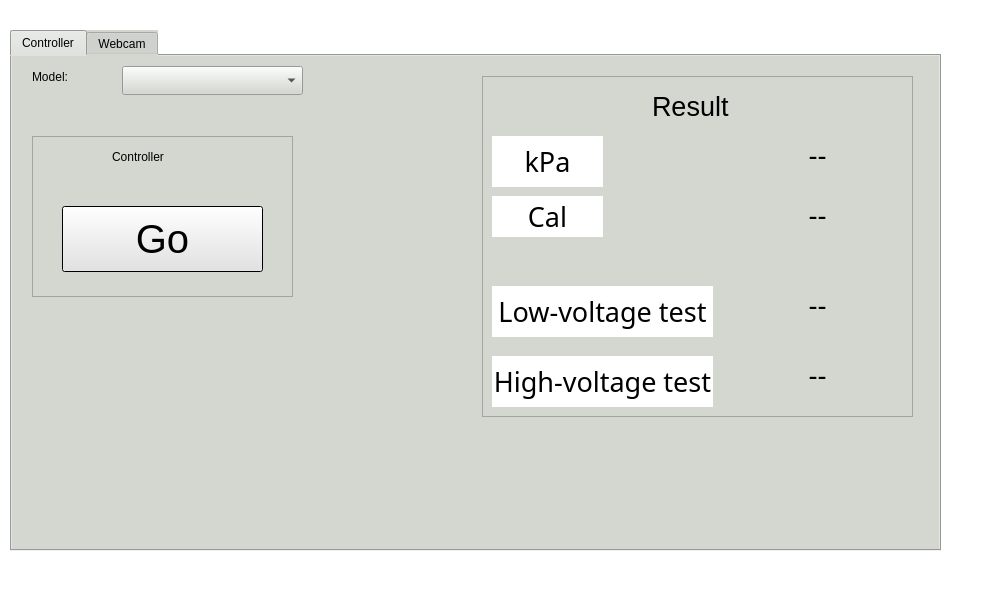
<?xml version="1.0" encoding="UTF-8"?>
<ui version="4.0">
 <class>MainWindow</class>
 <widget class="QMainWindow" name="MainWindow">
  <property name="geometry">
   <rect>
    <x>0</x>
    <y>0</y>
    <width>1000</width>
    <height>606</height>
   </rect>
  </property>
  <property name="sizePolicy">
   <sizepolicy hsizetype="Fixed" vsizetype="Fixed">
    <horstretch>0</horstretch>
    <verstretch>0</verstretch>
   </sizepolicy>
  </property>
  <property name="cursor">
   <cursorShape>BlankCursor</cursorShape>
  </property>
  <property name="mouseTracking">
   <bool>false</bool>
  </property>
  <property name="windowTitle">
   <string>Automated Calibration System GUI</string>
  </property>
  <property name="windowIcon">
   <iconset>
    <normaloff>../../../../../../../Documents/PlatformIO/Projects/kelco_test_001/beta.jpg</normaloff>../../../../../../../Documents/PlatformIO/Projects/kelco_test_001/beta.jpg</iconset>
  </property>
  <property name="windowOpacity">
   <double>1.000000000000000</double>
  </property>
  <property name="autoFillBackground">
   <bool>false</bool>
  </property>
  <property name="styleSheet">
   <string notr="true">background-color: rgb(255, 255, 255);</string>
  </property>
  <property name="iconSize">
   <size>
    <width>40</width>
    <height>40</height>
   </size>
  </property>
  <property name="tabShape">
   <enum>QTabWidget::Rounded</enum>
  </property>
  <widget class="QWidget" name="centralwidget">
   <property name="cursor">
    <cursorShape>BlankCursor</cursorShape>
   </property>
   <property name="styleSheet">
    <string notr="true">selection-background-color: qlineargradient(spread:pad, x1:0, y1:0, x2:1, y2:0, stop:0 rgba(85, 87, 83, 255), stop:1 rgba(255, 255, 255, 255));</string>
   </property>
   <widget class="QTabWidget" name="tabWidget">
    <property name="enabled">
     <bool>true</bool>
    </property>
    <property name="geometry">
     <rect>
      <x>10</x>
      <y>30</y>
      <width>931</width>
      <height>521</height>
     </rect>
    </property>
    <property name="sizePolicy">
     <sizepolicy hsizetype="Expanding" vsizetype="Expanding">
      <horstretch>0</horstretch>
      <verstretch>0</verstretch>
     </sizepolicy>
    </property>
    <property name="font">
     <font>
      <family>Ubuntu</family>
      <italic>false</italic>
     </font>
    </property>
    <property name="cursor">
     <cursorShape>PointingHandCursor</cursorShape>
    </property>
    <property name="autoFillBackground">
     <bool>false</bool>
    </property>
    <property name="styleSheet">
     <string notr="true">background-color: rgb(211, 215, 207);</string>
    </property>
    <property name="currentIndex">
     <number>0</number>
    </property>
    <widget class="QWidget" name="tab_3">
     <attribute name="title">
      <string>Controller</string>
     </attribute>
     <widget class="QLabel" name="label">
      <property name="geometry">
       <rect>
        <x>20</x>
        <y>10</y>
        <width>81</width>
        <height>21</height>
       </rect>
      </property>
      <property name="text">
       <string>Model:</string>
      </property>
     </widget>
     <widget class="QComboBox" name="comboBox">
      <property name="geometry">
       <rect>
        <x>110</x>
        <y>10</y>
        <width>181</width>
        <height>29</height>
       </rect>
      </property>
      <property name="currentText">
       <string/>
      </property>
      <property name="currentIndex">
       <number>-1</number>
      </property>
     </widget>
     <widget class="QLabel" name="calLabel">
      <property name="geometry">
       <rect>
        <x>480</x>
        <y>140</y>
        <width>111</width>
        <height>41</height>
       </rect>
      </property>
      <property name="font">
       <font>
        <family>Ubuntu Condensed</family>
        <pointsize>20</pointsize>
        <weight>50</weight>
        <bold>false</bold>
       </font>
      </property>
      <property name="styleSheet">
       <string notr="true">background-color: rgb(255, 255, 255);</string>
      </property>
      <property name="frameShape">
       <enum>QFrame::NoFrame</enum>
      </property>
      <property name="frameShadow">
       <enum>QFrame::Plain</enum>
      </property>
      <property name="lineWidth">
       <number>2</number>
      </property>
      <property name="text">
       <string>Cal</string>
      </property>
      <property name="alignment">
       <set>Qt::AlignCenter</set>
      </property>
     </widget>
     <widget class="QLabel" name="kpaLabel">
      <property name="geometry">
       <rect>
        <x>480</x>
        <y>80</y>
        <width>111</width>
        <height>51</height>
       </rect>
      </property>
      <property name="font">
       <font>
        <family>Ubuntu Condensed</family>
        <pointsize>20</pointsize>
        <weight>50</weight>
        <bold>false</bold>
       </font>
      </property>
      <property name="styleSheet">
       <string notr="true">background-color: rgb(255, 255, 255);</string>
      </property>
      <property name="frameShape">
       <enum>QFrame::NoFrame</enum>
      </property>
      <property name="frameShadow">
       <enum>QFrame::Plain</enum>
      </property>
      <property name="lineWidth">
       <number>2</number>
      </property>
      <property name="text">
       <string>kPa</string>
      </property>
      <property name="scaledContents">
       <bool>false</bool>
      </property>
      <property name="alignment">
       <set>Qt::AlignCenter</set>
      </property>
     </widget>
     <widget class="QPushButton" name="startButton">
      <property name="geometry">
       <rect>
        <x>50</x>
        <y>150</y>
        <width>201</width>
        <height>66</height>
       </rect>
      </property>
      <property name="font">
       <font>
        <pointsize>30</pointsize>
       </font>
      </property>
      <property name="cursor">
       <cursorShape>PointingHandCursor</cursorShape>
      </property>
      <property name="layoutDirection">
       <enum>Qt::LeftToRight</enum>
      </property>
      <property name="autoFillBackground">
       <bool>false</bool>
      </property>
      <property name="styleSheet">
       <string notr="true">background-color: rgb(255, 255, 255);</string>
      </property>
      <property name="text">
       <string>Go</string>
      </property>
      <property name="default">
       <bool>true</bool>
      </property>
      <property name="flat">
       <bool>false</bool>
      </property>
     </widget>
     <widget class="QTextBrowser" name="kpaLCDNumber">
      <property name="geometry">
       <rect>
        <x>720</x>
        <y>80</y>
        <width>171</width>
        <height>51</height>
       </rect>
      </property>
      <property name="frameShape">
       <enum>QFrame::NoFrame</enum>
      </property>
      <property name="html">
       <string>&lt;!DOCTYPE HTML PUBLIC &quot;-//W3C//DTD HTML 4.0//EN&quot; &quot;http://www.w3.org/TR/REC-html40/strict.dtd&quot;&gt;
&lt;html&gt;&lt;head&gt;&lt;meta name=&quot;qrichtext&quot; content=&quot;1&quot; /&gt;&lt;style type=&quot;text/css&quot;&gt;
p, li { white-space: pre-wrap; }
&lt;/style&gt;&lt;/head&gt;&lt;body style=&quot; font-family:'Ubuntu'; font-size:11pt; font-weight:400; font-style:normal;&quot;&gt;
&lt;p align=&quot;center&quot; style=&quot; margin-top:0px; margin-bottom:0px; margin-left:0px; margin-right:0px; -qt-block-indent:0; text-indent:0px;&quot;&gt;&lt;span style=&quot; font-size:20pt;&quot;&gt;--&lt;/span&gt;&lt;/p&gt;&lt;/body&gt;&lt;/html&gt;</string>
      </property>
     </widget>
     <widget class="QTextBrowser" name="calLCDNumber_2">
      <property name="geometry">
       <rect>
        <x>720</x>
        <y>140</y>
        <width>171</width>
        <height>51</height>
       </rect>
      </property>
      <property name="frameShape">
       <enum>QFrame::NoFrame</enum>
      </property>
      <property name="html">
       <string>&lt;!DOCTYPE HTML PUBLIC &quot;-//W3C//DTD HTML 4.0//EN&quot; &quot;http://www.w3.org/TR/REC-html40/strict.dtd&quot;&gt;
&lt;html&gt;&lt;head&gt;&lt;meta name=&quot;qrichtext&quot; content=&quot;1&quot; /&gt;&lt;style type=&quot;text/css&quot;&gt;
p, li { white-space: pre-wrap; }
&lt;/style&gt;&lt;/head&gt;&lt;body style=&quot; font-family:'Ubuntu'; font-size:11pt; font-weight:400; font-style:normal;&quot;&gt;
&lt;p align=&quot;center&quot; style=&quot; margin-top:0px; margin-bottom:0px; margin-left:0px; margin-right:0px; -qt-block-indent:0; text-indent:0px;&quot;&gt;&lt;span style=&quot; font-size:20pt;&quot;&gt;--&lt;/span&gt;&lt;/p&gt;&lt;/body&gt;&lt;/html&gt;</string>
      </property>
     </widget>
     <widget class="QTextBrowser" name="textBrowser">
      <property name="geometry">
       <rect>
        <x>470</x>
        <y>20</y>
        <width>431</width>
        <height>341</height>
       </rect>
      </property>
     </widget>
     <widget class="QLabel" name="label_2">
      <property name="geometry">
       <rect>
        <x>640</x>
        <y>30</y>
        <width>101</width>
        <height>41</height>
       </rect>
      </property>
      <property name="font">
       <font>
        <pointsize>20</pointsize>
       </font>
      </property>
      <property name="text">
       <string>Result</string>
      </property>
     </widget>
     <widget class="QLabel" name="lowVoltageTestlabel">
      <property name="geometry">
       <rect>
        <x>480</x>
        <y>230</y>
        <width>221</width>
        <height>51</height>
       </rect>
      </property>
      <property name="font">
       <font>
        <family>Ubuntu Condensed</family>
        <pointsize>20</pointsize>
        <weight>50</weight>
        <bold>false</bold>
       </font>
      </property>
      <property name="styleSheet">
       <string notr="true">background-color: rgb(255, 255, 255);</string>
      </property>
      <property name="frameShape">
       <enum>QFrame::NoFrame</enum>
      </property>
      <property name="frameShadow">
       <enum>QFrame::Plain</enum>
      </property>
      <property name="lineWidth">
       <number>2</number>
      </property>
      <property name="text">
       <string>Low-voltage test</string>
      </property>
      <property name="scaledContents">
       <bool>false</bool>
      </property>
      <property name="alignment">
       <set>Qt::AlignCenter</set>
      </property>
     </widget>
     <widget class="QTextBrowser" name="lowVoltageTestResult">
      <property name="geometry">
       <rect>
        <x>720</x>
        <y>230</y>
        <width>171</width>
        <height>51</height>
       </rect>
      </property>
      <property name="frameShape">
       <enum>QFrame::NoFrame</enum>
      </property>
      <property name="html">
       <string>&lt;!DOCTYPE HTML PUBLIC &quot;-//W3C//DTD HTML 4.0//EN&quot; &quot;http://www.w3.org/TR/REC-html40/strict.dtd&quot;&gt;
&lt;html&gt;&lt;head&gt;&lt;meta name=&quot;qrichtext&quot; content=&quot;1&quot; /&gt;&lt;style type=&quot;text/css&quot;&gt;
p, li { white-space: pre-wrap; }
&lt;/style&gt;&lt;/head&gt;&lt;body style=&quot; font-family:'Ubuntu'; font-size:11pt; font-weight:400; font-style:normal;&quot;&gt;
&lt;p align=&quot;center&quot; style=&quot; margin-top:0px; margin-bottom:0px; margin-left:0px; margin-right:0px; -qt-block-indent:0; text-indent:0px;&quot;&gt;&lt;span style=&quot; font-size:20pt;&quot;&gt;--&lt;/span&gt;&lt;/p&gt;&lt;/body&gt;&lt;/html&gt;</string>
      </property>
     </widget>
     <widget class="QLabel" name="lowVoltageTestlabel_2">
      <property name="geometry">
       <rect>
        <x>480</x>
        <y>300</y>
        <width>221</width>
        <height>51</height>
       </rect>
      </property>
      <property name="font">
       <font>
        <family>Ubuntu Condensed</family>
        <pointsize>20</pointsize>
        <weight>50</weight>
        <bold>false</bold>
       </font>
      </property>
      <property name="styleSheet">
       <string notr="true">background-color: rgb(255, 255, 255);</string>
      </property>
      <property name="frameShape">
       <enum>QFrame::NoFrame</enum>
      </property>
      <property name="frameShadow">
       <enum>QFrame::Plain</enum>
      </property>
      <property name="lineWidth">
       <number>2</number>
      </property>
      <property name="text">
       <string>High-voltage test</string>
      </property>
      <property name="scaledContents">
       <bool>false</bool>
      </property>
      <property name="alignment">
       <set>Qt::AlignCenter</set>
      </property>
     </widget>
     <widget class="QTextBrowser" name="highVoltageTestResult">
      <property name="geometry">
       <rect>
        <x>720</x>
        <y>300</y>
        <width>171</width>
        <height>51</height>
       </rect>
      </property>
      <property name="frameShape">
       <enum>QFrame::NoFrame</enum>
      </property>
      <property name="html">
       <string>&lt;!DOCTYPE HTML PUBLIC &quot;-//W3C//DTD HTML 4.0//EN&quot; &quot;http://www.w3.org/TR/REC-html40/strict.dtd&quot;&gt;
&lt;html&gt;&lt;head&gt;&lt;meta name=&quot;qrichtext&quot; content=&quot;1&quot; /&gt;&lt;style type=&quot;text/css&quot;&gt;
p, li { white-space: pre-wrap; }
&lt;/style&gt;&lt;/head&gt;&lt;body style=&quot; font-family:'Ubuntu'; font-size:11pt; font-weight:400; font-style:normal;&quot;&gt;
&lt;p align=&quot;center&quot; style=&quot; margin-top:0px; margin-bottom:0px; margin-left:0px; margin-right:0px; -qt-block-indent:0; text-indent:0px;&quot;&gt;&lt;span style=&quot; font-size:20pt;&quot;&gt;--&lt;/span&gt;&lt;/p&gt;&lt;/body&gt;&lt;/html&gt;</string>
      </property>
     </widget>
     <widget class="QTextBrowser" name="textBrowser_5">
      <property name="geometry">
       <rect>
        <x>20</x>
        <y>80</y>
        <width>261</width>
        <height>161</height>
       </rect>
      </property>
     </widget>
     <widget class="QLabel" name="label_5">
      <property name="geometry">
       <rect>
        <x>100</x>
        <y>90</y>
        <width>101</width>
        <height>21</height>
       </rect>
      </property>
      <property name="text">
       <string>Controller</string>
      </property>
     </widget>
     <zorder>textBrowser_5</zorder>
     <zorder>textBrowser</zorder>
     <zorder>label</zorder>
     <zorder>comboBox</zorder>
     <zorder>calLabel</zorder>
     <zorder>kpaLabel</zorder>
     <zorder>startButton</zorder>
     <zorder>kpaLCDNumber</zorder>
     <zorder>calLCDNumber_2</zorder>
     <zorder>label_2</zorder>
     <zorder>lowVoltageTestlabel</zorder>
     <zorder>lowVoltageTestResult</zorder>
     <zorder>lowVoltageTestlabel_2</zorder>
     <zorder>highVoltageTestResult</zorder>
     <zorder>label_5</zorder>
    </widget>
    <widget class="QWidget" name="tab_4">
     <attribute name="title">
      <string>Webcam</string>
     </attribute>
     <layout class="QGridLayout" name="gridLayout_4">
      <item row="0" column="0">
       <widget class="QScrollArea" name="scrollArea_2">
        <property name="widgetResizable">
         <bool>true</bool>
        </property>
        <widget class="QWidget" name="scrollAreaWidgetContents_2">
         <property name="geometry">
          <rect>
           <x>0</x>
           <y>0</y>
           <width>903</width>
           <height>459</height>
          </rect>
         </property>
         <layout class="QGridLayout" name="gridLayout_5">
          <item row="0" column="0" colspan="2">
           <widget class="QLabel" name="webcamFrame">
            <property name="text">
             <string/>
            </property>
           </widget>
          </item>
          <item row="3" column="1">
           <widget class="QPushButton" name="closeButton">
            <property name="styleSheet">
             <string notr="true">background-color: rgb(239, 41, 41);</string>
            </property>
            <property name="text">
             <string>Close</string>
            </property>
            <property name="default">
             <bool>true</bool>
            </property>
           </widget>
          </item>
          <item row="3" column="0">
           <widget class="QPushButton" name="viewButton">
            <property name="styleSheet">
             <string notr="true">background-color: rgb(173, 127, 168);</string>
            </property>
            <property name="text">
             <string>View</string>
            </property>
            <property name="default">
             <bool>true</bool>
            </property>
           </widget>
          </item>
          <item row="3" column="2">
           <widget class="QPushButton" name="Snap">
            <property name="text">
             <string>Snap</string>
            </property>
           </widget>
          </item>
         </layout>
        </widget>
       </widget>
      </item>
     </layout>
    </widget>
   </widget>
  </widget>
  <widget class="QMenuBar" name="menubar">
   <property name="geometry">
    <rect>
     <x>0</x>
     <y>0</y>
     <width>1000</width>
     <height>26</height>
    </rect>
   </property>
   <property name="styleSheet">
    <string notr="true"/>
   </property>
  </widget>
  <widget class="QStatusBar" name="statusbar"/>
 </widget>
 <resources/>
 <connections/>
</ui>
